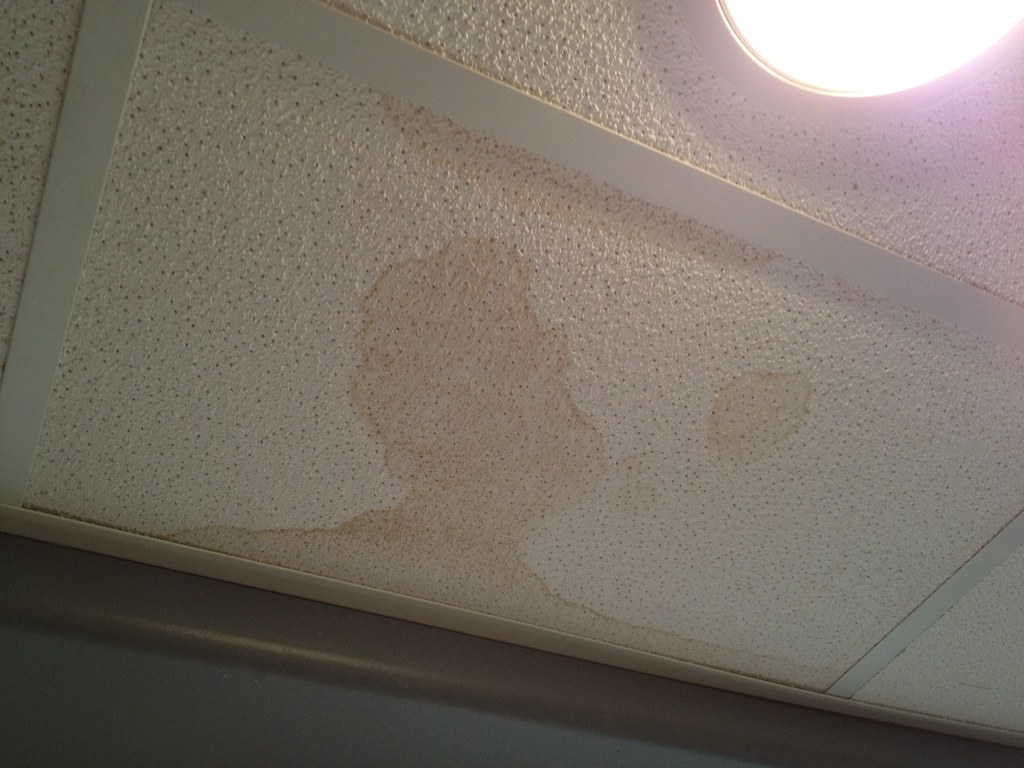
#> input picture backend/app/data/dataset/paint_peeling/damp_ceiling_leak.jpg, 1024 x 768 px
$ python -i severity.py   (imports and definitions only)
#> lines starting #> are read from the running program, lines starting #| are printed output that depends on the picture; after the words box and inside, x2 and y2 are one past the last pixel; in counts of white or black regions, pixels touching at a corner belong together
#> further down, picture is the input picture: shape (768, 1024, 3); mean B, G, R 103.3, 112.7, 121.2
"""
Classical-CV severity/extent scoring (0-100). Deterministic and defect-type
aware — no learned model, so it's fully explainable in the documentation.

- spalling / cracked_tiles: edge/crack density via Canny edge detection.
- stagnant_water / paint_peeling: discolored/wet surface area via HSV
  color-range segmentation.
"""
import cv2
import numpy as np


def _edge_density_score(img_bgr: np.ndarray) -> float:
    gray = cv2.cvtColor(img_bgr, cv2.COLOR_BGR2GRAY)
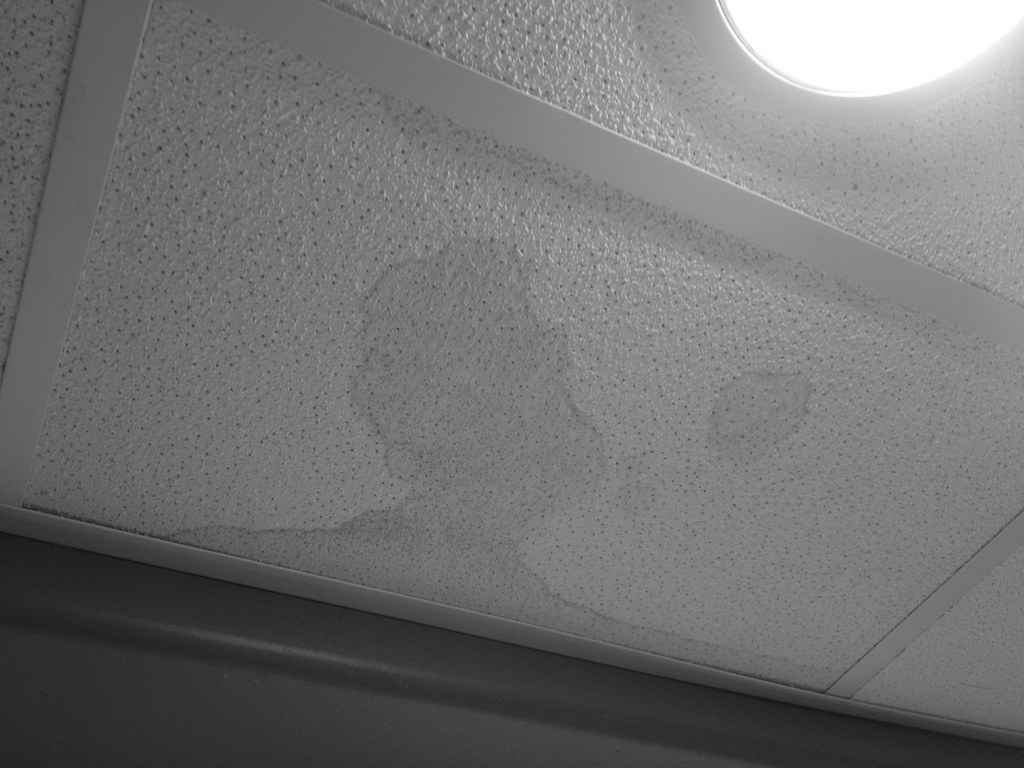
#> gray: shape (768, 1024); min 17, max 255, mean 114.2
    gray = cv2.GaussianBlur(gray, (5, 5), 0)
    edges = cv2.Canny(gray, 50, 150)
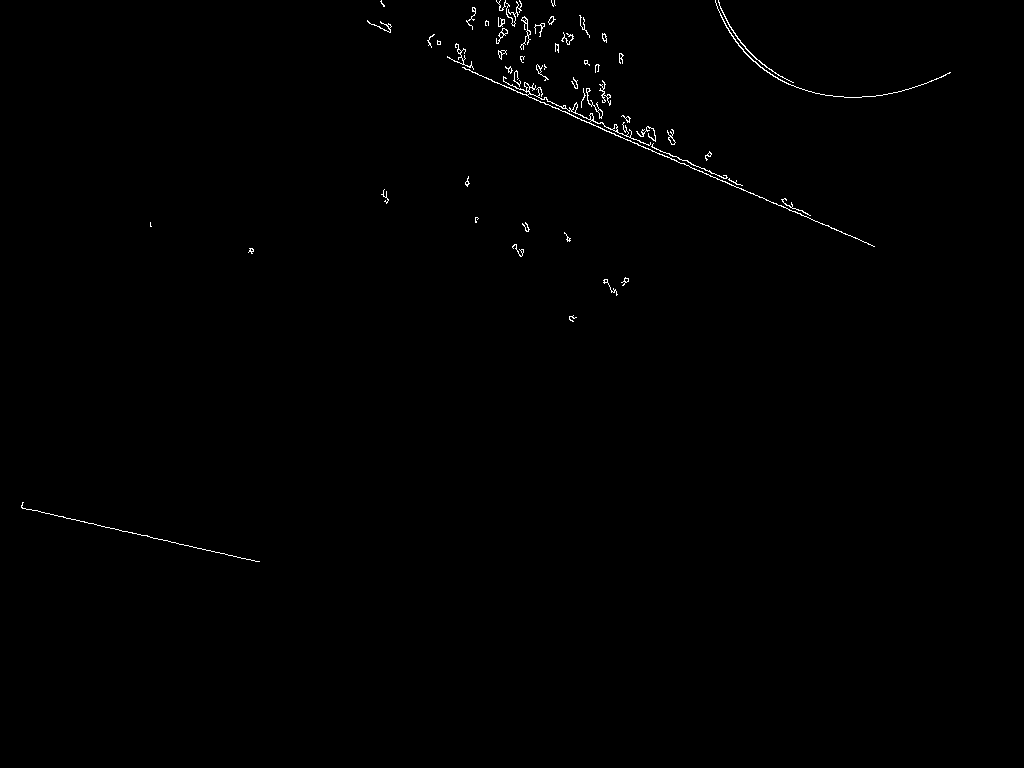
#> edges: shape (768, 1024); 0.43% white in thin lines or dots, all inside (x1, y1, x2, y2) = (21, 0, 951, 562)
    density = edges.mean() / 255.0  # fraction of edge pixels
#> density = 0.00435
    return float(np.clip(density * 400, 0, 100))  # scaled empirically


def _color_area_score(img_bgr: np.ndarray, defect_label: str) -> float:
    hsv = cv2.cvtColor(img_bgr, cv2.COLOR_BGR2HSV)
    h, w = img_bgr.shape[:2]
    total = h * w

    if defect_label == "stagnant_water":
        # water: low saturation dark/reflective patches, or blue-ish tint
        lower1 = np.array([0, 0, 20])
        upper1 = np.array([180, 60, 160])
        mask = cv2.inRange(hsv, lower1, upper1)
    else:  # paint_peeling: patchy discoloration / exposed surface contrast
        gray = cv2.cvtColor(img_bgr, cv2.COLOR_BGR2GRAY)
        _, mask = cv2.threshold(gray, 0, 255, cv2.THRESH_BINARY + cv2.THRESH_OTSU)

    area_fraction = float(np.count_nonzero(mask)) / total
    return float(np.clip(area_fraction * 150, 0, 100))


def compute_severity(image_path: str, defect_label: str) -> float:
    img = cv2.imread(image_path)
    if img is None:
        return 0.0

    if defect_label in ("spalling", "cracked_tiles"):
        return round(_edge_density_score(img), 2)
    return round(_color_area_score(img, defect_label), 2)

>>> import cv2
>>> picture = cv2.imread('../data/dataset/paint_peeling/damp_ceiling_leak.jpg')
>>> result = _edge_density_score(picture)
#> result = 1.74

$ run again, on backend/app/data/dataset/paint_peeling/green_damp.jpg
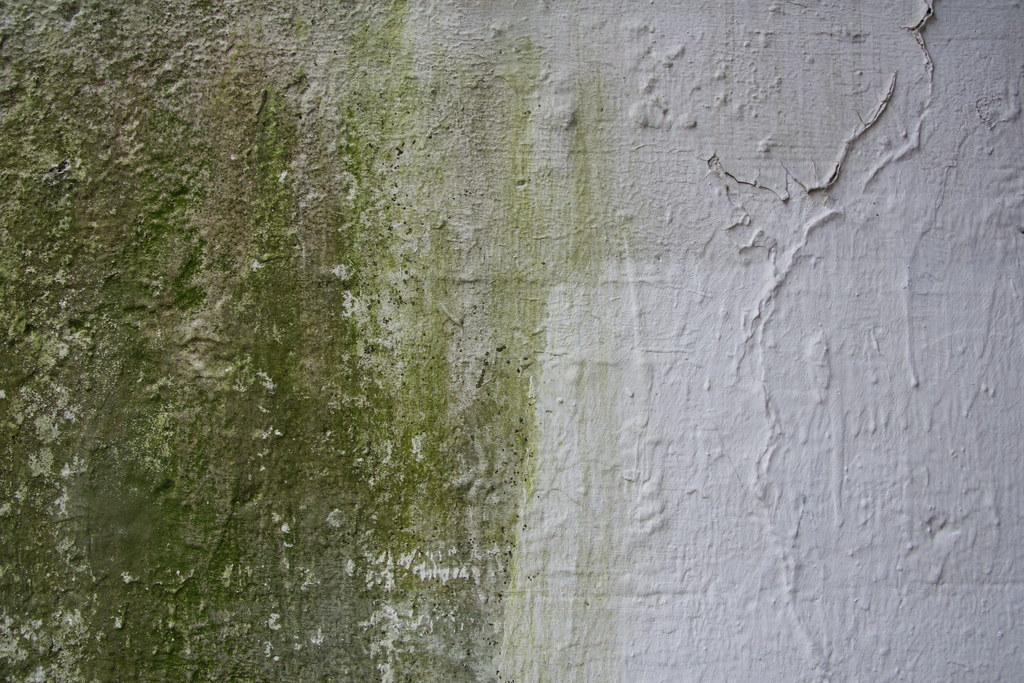
#> input picture backend/app/data/dataset/paint_peeling/green_damp.jpg, 1024 x 683 px
#> picture is the input picture: shape (683, 1024, 3); mean B, G, R 118.2, 129.9, 128.8
#> in _edge_density_score, `gray = cv2.cvtColor(img_bgr, cv2.COLOR_BGR2GRAY)`:
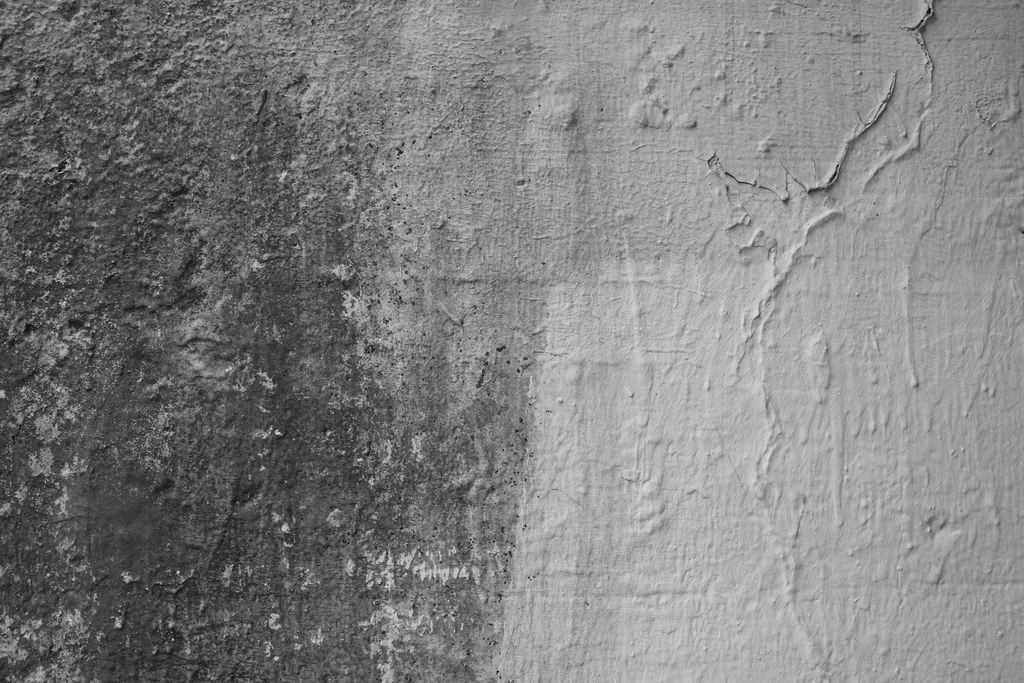
#> gray: shape (683, 1024); min 1, max 228, mean 128.2
#> in _edge_density_score, `edges = cv2.Canny(gray, 50, 150)`:
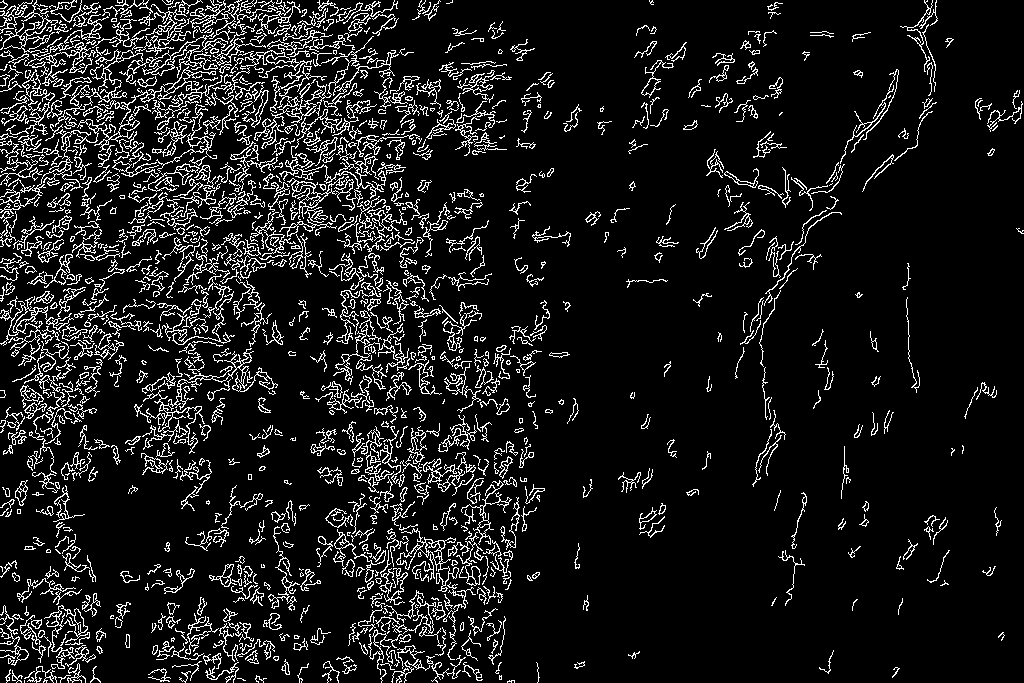
#> edges: shape (683, 1024); 10% white in thin lines or dots
#> density = 0.1
#> result = 40.12

$ run again, on backend/app/data/dataset/paint_peeling/openverse_abstract_peeling_paint.jpg
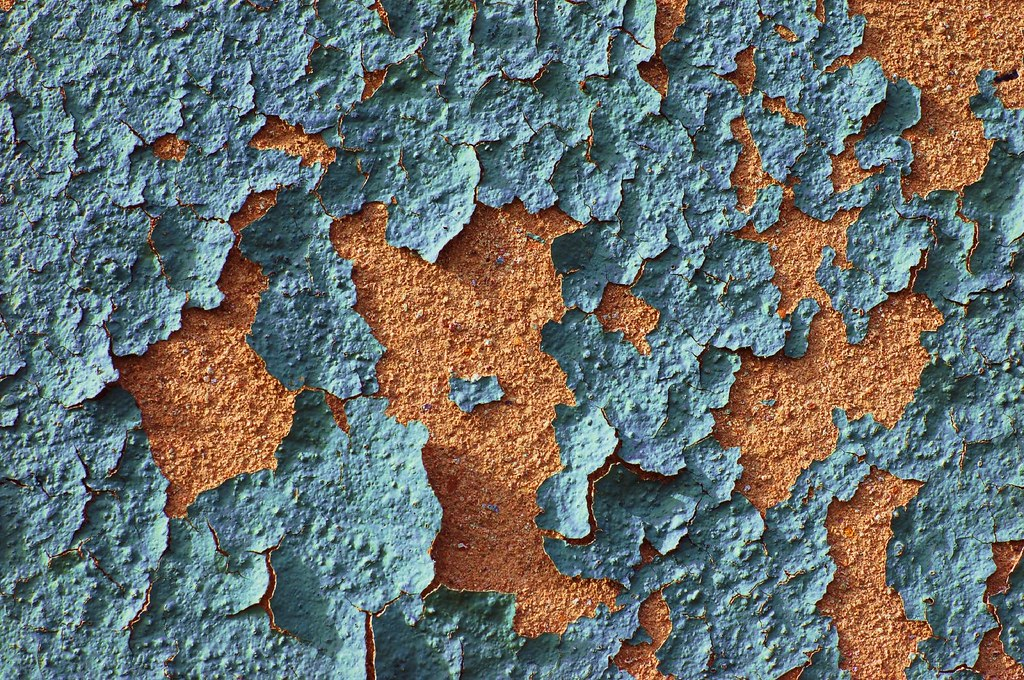
#> input picture backend/app/data/dataset/paint_peeling/openverse_abstract_peeling_paint.jpg, 1024 x 680 px
#> picture is the input picture: shape (680, 1024, 3); mean B, G, R 110.2, 112.8, 106
#> in _edge_density_score, `gray = cv2.cvtColor(img_bgr, cv2.COLOR_BGR2GRAY)`:
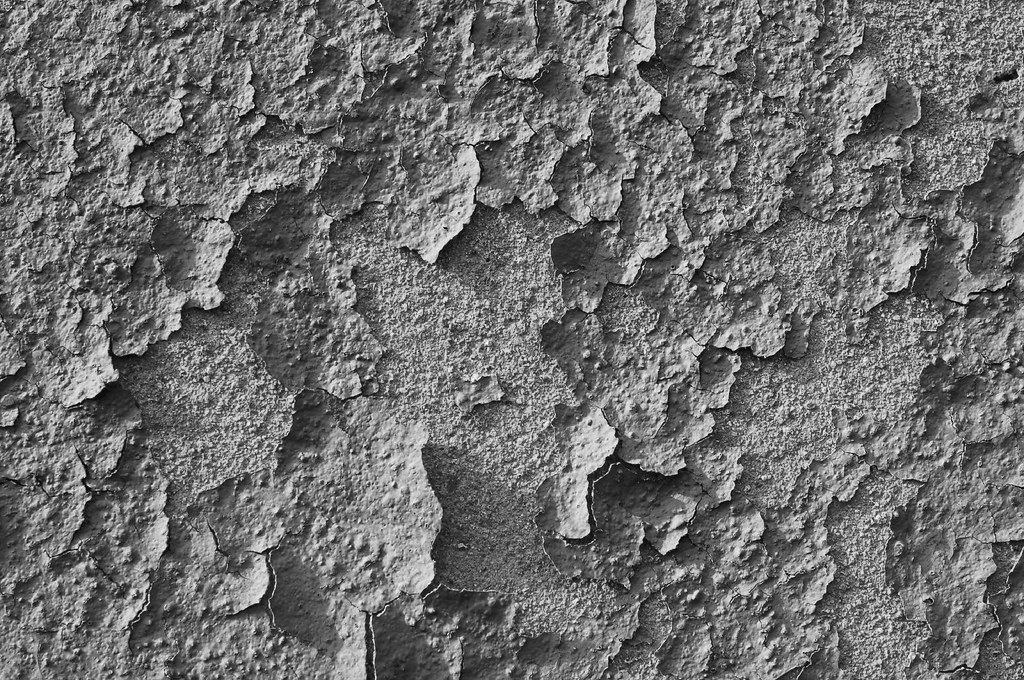
#> gray: shape (680, 1024); min 0, max 254, mean 110.5
#> in _edge_density_score, `edges = cv2.Canny(gray, 50, 150)`:
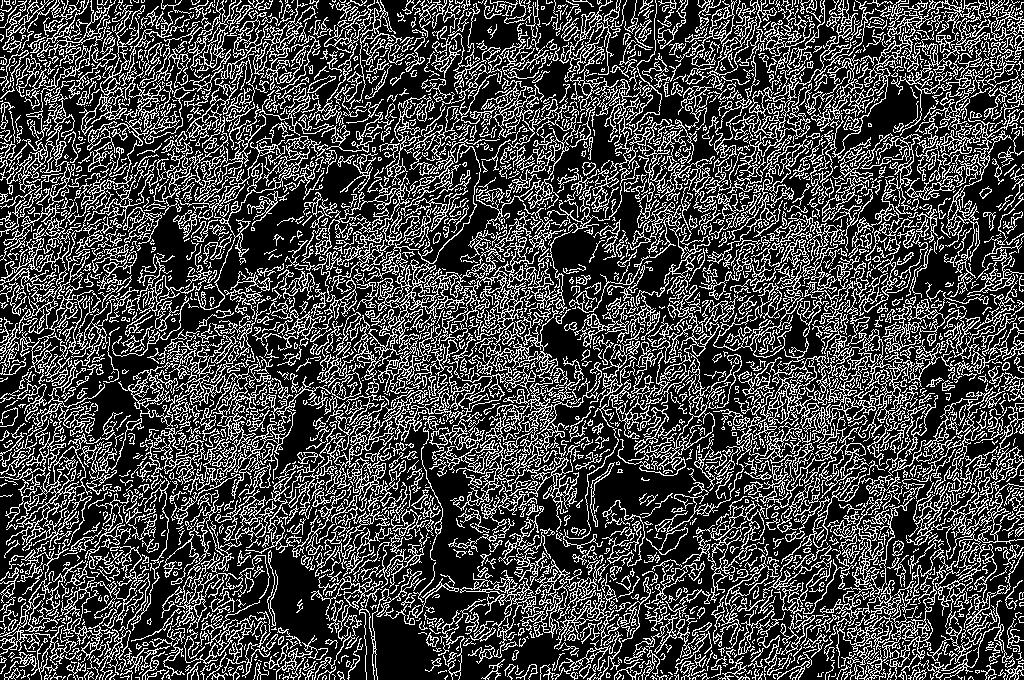
#> edges: shape (680, 1024); 27.3% white in thin lines or dots
#> density = 0.273
#> result = 100
